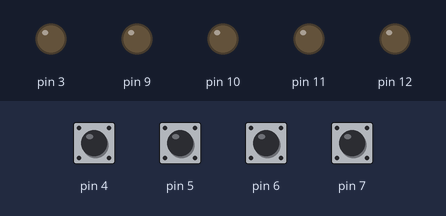
The sketch below on a simulated Arduino Uno, built with avr-gcc and run on an emulated ATmega328P. On the bench: output pins drawn as LEDs (lit = HIGH). Dashed ring = blinking. The test bench sets the inputs (shaded band); at power-on: pin 4–7 HIGH. Random numbers use the default seed unless the sketch sets one; pins used as bus, display or sensor lines are not drawn.

Above: at 2.0 s.
2.1 s: pin 4 pulled LOW for 0.15 s
At 3.38 s:
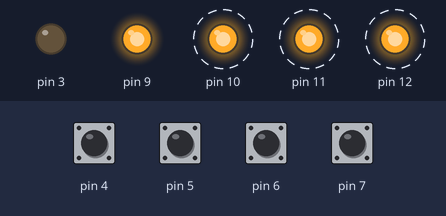
At 4.6 s:
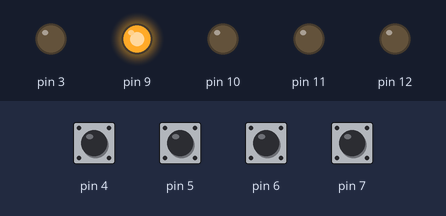
5.2 s: pin 4 driven LOW
At 10.0 s:
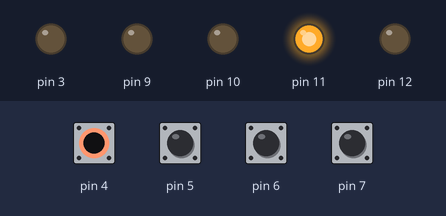
13.5 s: pin 5 pulled LOW for 0.15 s
Timing chart, 0 to 17.6 s (numbered marks = the images above; inputs shaded):
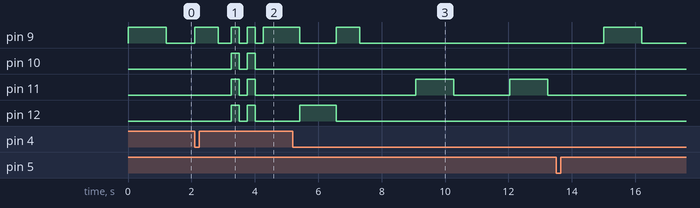

Measured:
- after the input at 2.1 s, pin 9: goes HIGH 0.75 s, LOW 0.41 s, HIGH 0.25 s, LOW 0.25 s, HIGH 0.25 s, LOW 0.25 s, then HIGH, starting at once; pin 10–12: alternates HIGH for 0.25 s and LOW for 0.25 s, 4 changes in all, then stays LOW, starting after 1.2 s
- after the input at 5.2 s, pin 11: alternates HIGH for 1.2 s and LOW for 1.8 s, starting after 3.9 s

The sketch:

arduino-simon.ino
```cpp
#include <Arduino.h>

void setup() {
    pinMode(12, OUTPUT);
    pinMode(11, OUTPUT);
    pinMode(10, OUTPUT);
    pinMode(9, OUTPUT);
    pinMode(8, OUTPUT);
    pinMode(7, INPUT_PULLUP);
    pinMode(6, INPUT_PULLUP);
    pinMode(5, INPUT_PULLUP);
    pinMode(4, INPUT_PULLUP);
    pinMode(3, OUTPUT);
    randomSeed(analogRead(A5));
}

void playTone(int tone, int duration) {
  long totalMicroseconds = duration * 1000L;
  for (long i=0;i<totalMicroseconds;i+=(tone*2)) {
    digitalWrite(8, HIGH);
    delayMicroseconds(tone);
    digitalWrite(8, LOW);
    delayMicroseconds(tone);
  }
}

int length = 1;
bool hasBeenShown = false;
String code = "";
int guessIndex = 0;

void successAnimation(){
    playTone(1915, 100);
    playTone(1519, 100);
    playTone(1275, 100);
    playTone(956, 100);
    digitalWrite(12, HIGH);
    digitalWrite(11, HIGH);
    digitalWrite(10, HIGH);
    digitalWrite(9, HIGH);
    delay(250);
    digitalWrite(12, LOW);
    digitalWrite(11, LOW);
    digitalWrite(10, LOW);
    digitalWrite(9, LOW);
    delay(250);
    digitalWrite(12, HIGH);
    digitalWrite(11, HIGH);
    digitalWrite(10, HIGH);
    digitalWrite(9, HIGH);
    delay(250);
    digitalWrite(12, LOW);
    digitalWrite(11, LOW);
    digitalWrite(10, LOW);
    digitalWrite(9, LOW);
    delay(250);
}

void loop() {
    if (hasBeenShown == false) {
        long randomNumber = random(1,5);
        code += randomNumber;
        for (int i=0;i<code.length();i++) {
            digitalWrite((code[i]-'0')+8, HIGH);
            switch (code[i]-'0') {
                case 1: playTone(956, 250);break;
                case 2: playTone(1275, 250);break;
                case 3: playTone(1519, 250);break;
                case 4: playTone(1915, 250);break;
            }
            delay(1000-(50*code.length()));
            digitalWrite((code[i]-'0')+8, LOW);
        }
        hasBeenShown=true;
    }

    if (digitalRead(7) == LOW) { // if you click 7 (red)
        if (code[guessIndex] == '4') { // if code matches
            digitalWrite(12, HIGH); // red light
            playTone(1915, 250); // lowest tone
            delay(500); // wait
            digitalWrite(12, LOW); // light off
            if (guessIndex+1 == code.length()) {
                successAnimation();
                guessIndex=0;
                hasBeenShown=false;
            } else {
                guessIndex++;
            }
        } else {
            playTone(1700, 250);
            playTone(1800, 250);
            playTone(1915, 250);
            playTone(2028, 500);
            delay(500);
            code = "";
            hasBeenShown=false;
        }
    }
    if (digitalRead(6) == LOW) {
        if (code[guessIndex] == '3') {
            digitalWrite(11, HIGH);
            playTone(1519, 250);
            delay(500);
            digitalWrite(11, LOW);
            if (guessIndex+1 == code.length()) {
                successAnimation();
                guessIndex=0;
                hasBeenShown=false;
            } else {
                guessIndex++;
            }
        } else {
            playTone(1700, 250);
            playTone(1800, 250);
            playTone(1915, 250);
            playTone(2028, 500);
            delay(500);
            code = "";
            hasBeenShown=false;
        }
    }
    if (digitalRead(5) == LOW) {
        if (code[guessIndex] == '2') {
            digitalWrite(10, HIGH);
            playTone(1275, 250);
            delay(500);
            digitalWrite(10, LOW);
            if (guessIndex+1 == code.length()) {
                successAnimation();
                guessIndex=0;
                hasBeenShown=false;
            } else {
                guessIndex++;
            }
        } else {
            playTone(1700, 250);
            playTone(1800, 250);
            playTone(1915, 250);
            playTone(2028, 500);
            delay(500);
            code = "";
            hasBeenShown=false;
        }
    }
    if (digitalRead(4) == LOW) {
        if (code[guessIndex] == '1') {
            digitalWrite(9, HIGH);
            playTone(956, 250);
            delay(500);
            digitalWrite(9, LOW);
            if (guessIndex+1 == code.length()) {
                successAnimation();
                guessIndex=0;
                hasBeenShown=false;
            } else {
                guessIndex++;
            }
        } else {
            playTone(1700, 250);
            playTone(1800, 250);
            playTone(1915, 250);
            playTone(2028, 500);
            delay(500);
            code = "";
            hasBeenShown=false;
        }
    }
 }
```
